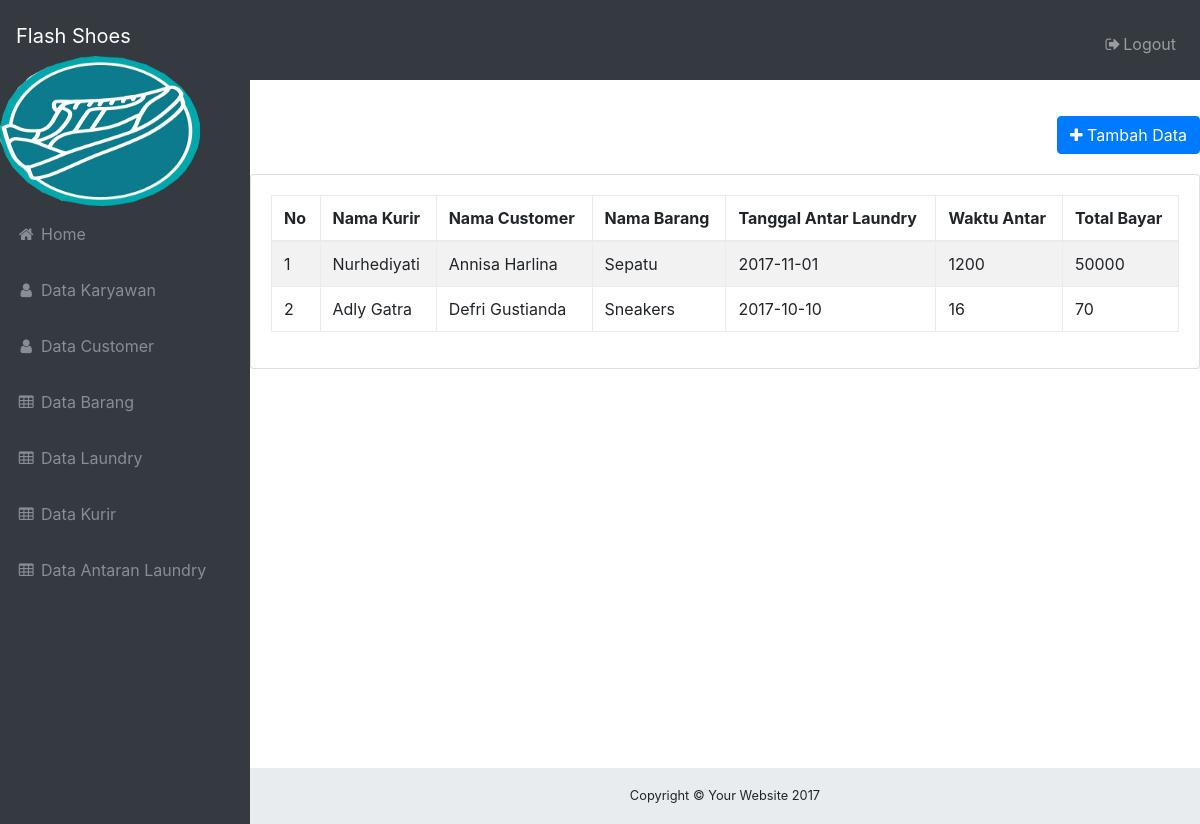
The page /index.php/antar on the database its author committed.
### tables this page shows
CREATE TABLE `antar` (
  `id_antar` int(30) NOT NULL,
  `id_kurir` int(30) NOT NULL,
  `id_customer` int(30) NOT NULL,
  `id_barang` int(30) NOT NULL,
  `tgl_antar` date NOT NULL,
  `wkt_antar` int(30) NOT NULL,
  `total_bayar` int(30) NOT NULL
);

CREATE TABLE `kurir` (
  `id_kurir` int(50) NOT NULL,
  `nama_kurir` varchar(50) NOT NULL,
  `no_telp` varchar(40) NOT NULL
);

CREATE TABLE `customer` (
  `id_customer` int(10) NOT NULL,
  `nama_customer` varchar(40) NOT NULL,
  `alamat` varchar(50) NOT NULL,
  `no_telp` varchar(15) NOT NULL
);

CREATE TABLE `barang` (
  `id_barang` int(15) NOT NULL,
  `nama_barang` varchar(40) NOT NULL,
  `merek_barang` varchar(40) NOT NULL,
  `ukuran` varchar(15) NOT NULL
);

### application/controllers/Antar.php (called while the page is built, shortened)
<?php
class Antar extends CI_Controller
{
	function __construct()
	{
		$this->load->model('Antar_model');
		$this->load->model('Kurir_model');
		$this->load->model('Customer_model');
		$this->load->model('Barang_model');
	}
	function index()
	{
		$data['Antar'] = $this->Antar_model->ambil_data();
		$this->load->view('Antar/antar_list',$data);
	}
}
?>

### index.php (called while the page is built, shortened)
<?php
require_once BASEPATH.'core/CodeIgniter.php';

### application/models/Antar_model.php (called while the page is built, shortened)
<?php
 class Antar_model extends CI_Model
 {
 	public $nama_table = 'antar';
 	function ambil_data()
 	{
 			$this->db->distinct();
 		$this->db->select('ant.id_antar, kur.id_kurir, kur.nama_kurir, c.id_customer, c.nama_customer, bar.id_barang, bar.nama_barang, ant.tgl_antar, ant.wkt_antar, ant.total_bayar');
 		$this->db->from('antar ant');
 		$this->db->join('customer c', 'c.id_customer = ant.id_customer');
 		$this->db->join('kurir kur', 'kur.id_kurir = ant.id_kurir');
 		$this->db->join('barang bar', 'bar.id_barang = ant.id_barang');
 		return $this->db->get($this->nama_table)->result();
 	}
 }
 ?>

### application/views/Antar/antar_list.php (the view, shortened to what this page needs)
<?php
$this->load->view('templates/header');
?>
<div id="page-wrapper" >
	<div id="page-inner">
		<div class="row">
			<div class="col-md-12 text-right" style="margin-top:20px;margin-bottom:20px">
				<?php echo anchor(site_url("Antar/tambah_data"),'<i class="fa fa-plus"></i> Tambah Data','class= "btn btn-primary"'); ?>
			</div>
		</div>
		<div class="row">
			<div class="col-lg-12">
				<div class="card">
					<div class="card-body">
						<div class="table-responsive">
							<table class="table table-striped table-bordered table-hover">
								<thead>
									<tr>
										<th>No</th>
										<th>Nama Kurir</th>
										<th>Nama Customer</th>
										<th>Nama Barang</th>
										<th>Tanggal Antar Laundry</th>
										<th>Waktu Antar</th>
										<th>Total Bayar</th>
									</tr>
								</thead>
								<tbody>
									<?php foreach ($Antar as $key => $value) {?>
									<tr>
										<td><?php echo $key+1; ?></td>
										<td><?php echo $value->nama_kurir; ?></td>
										<td><?php echo $value->nama_customer; ?></td>
										<td><?php echo $value->nama_barang; ?></td>
										<td><?php echo $value->tgl_antar; ?></td>
										<td><?php echo $value->wkt_antar; ?></td>
										<td><?php echo $value->total_bayar; ?></td>
											</tr>
											<?php } ?>
										</tbody>
									</table>
								</div>
							</div>
						</div>
					</div>
					<?php
					$this->load->view('templates/footer');
					?>

### application/views/templates/header.php (shortened to what this page needs)
<<!DOCTYPE html>
<html lang="en">
<head>
  <link href="<?php echo base_url('assets/') ?>vendor/bootstrap/css/bootstrap.min.css" rel="stylesheet">
  <link href="<?php echo base_url('assets/') ?>vendor/font-awesome/css/font-awesome.min.css" rel="stylesheet" type="text/css">
  <link href="<?php echo base_url('assets/') ?>vendor/datatables/dataTables.bootstrap4.css" rel="stylesheet">
  <link href="<?php echo base_url('assets/') ?>css/sb-admin.css" rel="stylesheet">
</head>
<body class="fixed-nav sticky-footer bg-dark" id="page-top">
  <nav class="navbar navbar-expand-lg navbar-dark bg-dark fixed-top" id="mainNav">
    <a class="navbar-brand" href="home" >Flash Shoes</a>
    <div class="collapse navbar-collapse" id="navbarResponsive">
      <ul class="navbar-nav navbar-sidenav" id="exampleAccordion">
        <li class="nav-item" data-toggle="tooltip" data-placement="right" title="Dashboard">
           <img src="<?php echo base_url ('assets/image/image1.png" width="200" height=150" class="user-image img-responsive"'); ?>"/>
          <a class="nav-link" href="<?php echo site_url('home') ?>">
            <i class="fa fa-fw fa-home"></i>
            <span class="nav-link-text">Home</span>
          </a>
        </li>
        <li class="nav-item" data-toggle="tooltip" data-placement="right" title="Charts">
          <a class="nav-link" href="<?php echo site_url('Karyawan') ?>">
            <i class="fa fa-fw fa-user"></i>
            <span class="nav-link-text">Data Karyawan</span>
          </a>
        </li>
        <li class="nav-item" data-toggle="tooltip" data-placement="right" title="Tables">
          <a class="nav-link" href="<?php echo site_url('Customer') ?>">
            <i class="fa fa-fw fa-user"></i>
            <span class="nav-link-text">Data Customer</span>
          </a>
        </li>
        <li class="nav-item" data-toggle="tooltip" data-placement="right" title="Tables">
          <a class="nav-link" href="<?php echo site_url('Barang') ?>">
            <i class="fa fa-fw fa-table"></i>
            <span class="nav-link-text">Data Barang</span>
          </a>
        </li>
      <li class="nav-item" data-toggle="tooltip" data-placement="right" title="Tables">
          <a class="nav-link" href="<?php echo site_url('Melaundry') ?>">
            <i class="fa fa-fw fa-table"></i>
            <span class="nav-link-text">Data Laundry</span>
          </a>
        </li>
          <li class="nav-item" data-toggle="tooltip" data-placement="right" title="Tables">
          <a class="nav-link" href="<?php echo site_url('Kurir') ?>">
            <i class="fa fa-fw fa-table"></i>
            <span class="nav-link-text">Data Kurir</span>
          </a>
        </li>
           <li class="nav-item" data-toggle="tooltip" data-placement="right" title="Tables">
          <a class="nav-link" href="<?php echo site_url('Antar') ?>">
            <i class="fa fa-fw fa-table"></i>
            <span class="nav-link-text">Data Antaran Laundry</span>
          </a>
        </li>
    </ul>
      <ul class="navbar-nav ml-auto">
        <li class="nav-item">
          <a class="nav-link" data-toggle="modal" data-target="#exampleModal">
          	 <a class="nav-link" href="<?php echo site_url('login/logout') ?>">
            <i class="fa fa-fw fa-sign-out"></i>Logout</a>
        </li>
      </ul>
    </div>
  </nav>
  <div class="content-wrapper">

### application/views/templates/footer.php (shortened to what this page needs)
 <footer class="sticky-footer">
      <div class="container">
        <div class="text-center">
          <small>Copyright © Your Website 2017</small>
        </div>
      </div>
    </footer>
    </div>
  </div>
</body>
</html>

### assets/css/sb-admin.css (style rules this page uses)
html { position: relative; min-height: 100%; }
body { overflow-x: hidden; }
body.sticky-footer { margin-bottom: 56px; }
body.sticky-footer .content-wrapper { min-height: calc(100vh - 56px - 56px); }
body.fixed-nav { padding-top: 56px; }
.content-wrapper { min-height: calc(100vh - 56px); padding-top: 1rem; }
#mainNav .navbar-collapse { overflow: auto; max-height: 75vh; }
#mainNav .navbar-collapse .navbar-nav .nav-item .nav-link { cursor: pointer; }
@media (min-width: 992px) { #mainNav .navbar-brand { width: 250px; } }
@media (min-width: 992px) { #mainNav .navbar-collapse { overflow: visible; max-height: none; } }
@media (min-width: 992px) { #mainNav .navbar-collapse .navbar-sidenav { position: absolute; top: 0; left: 0; overflow-x: hidden; overflow-y: auto; -webkit-flex-direction: column; -ms-flex-direction: column; flex-direction: column; margin-top: 56px; } }
@media (min-width: 992px) { #mainNav .navbar-collapse .navbar-sidenav > .nav-item { width: 250px; padding: 0; } }
@media (min-width: 992px) { #mainNav .navbar-collapse .navbar-sidenav > .nav-item > .nav-link { padding: 1em; } }
@media (min-width: 992px) { #mainNav.fixed-top .navbar-sidenav { height: calc(100vh - 112px); } }
.content-wrapper { overflow-x: hidden; background: white; }
@media (min-width: 992px) { .content-wrapper { margin-left: 250px; } }
#mainNav.navbar-dark .navbar-collapse .navbar-sidenav > .nav-item > .nav-link { color: #868e96; }
@media (min-width: 992px) { #mainNav.navbar-dark .navbar-collapse .navbar-sidenav { background: #343a40; } }
footer.sticky-footer { position: absolute; right: 0; bottom: 0; width: 100%; height: 56px; background-color: #e9ecef; line-height: 55px; }
@media (min-width: 992px) { footer.sticky-footer { width: calc(100% - 250px); } }

### rows shown on the page
antar: id_kurir.nama_kurir "Nurhediyati", id_customer.nama_customer "Annisa Harlina", id_barang.nama_barang "Sepatu", tgl_antar "2017-11-01", wkt_antar "1200", total_bayar "50000"
antar: id_kurir.nama_kurir "Adly Gatra", id_customer.nama_customer "Defri Gustianda", id_barang.nama_barang "Sneakers", tgl_antar "2017-10-10", wkt_antar "16", total_bayar "70"
